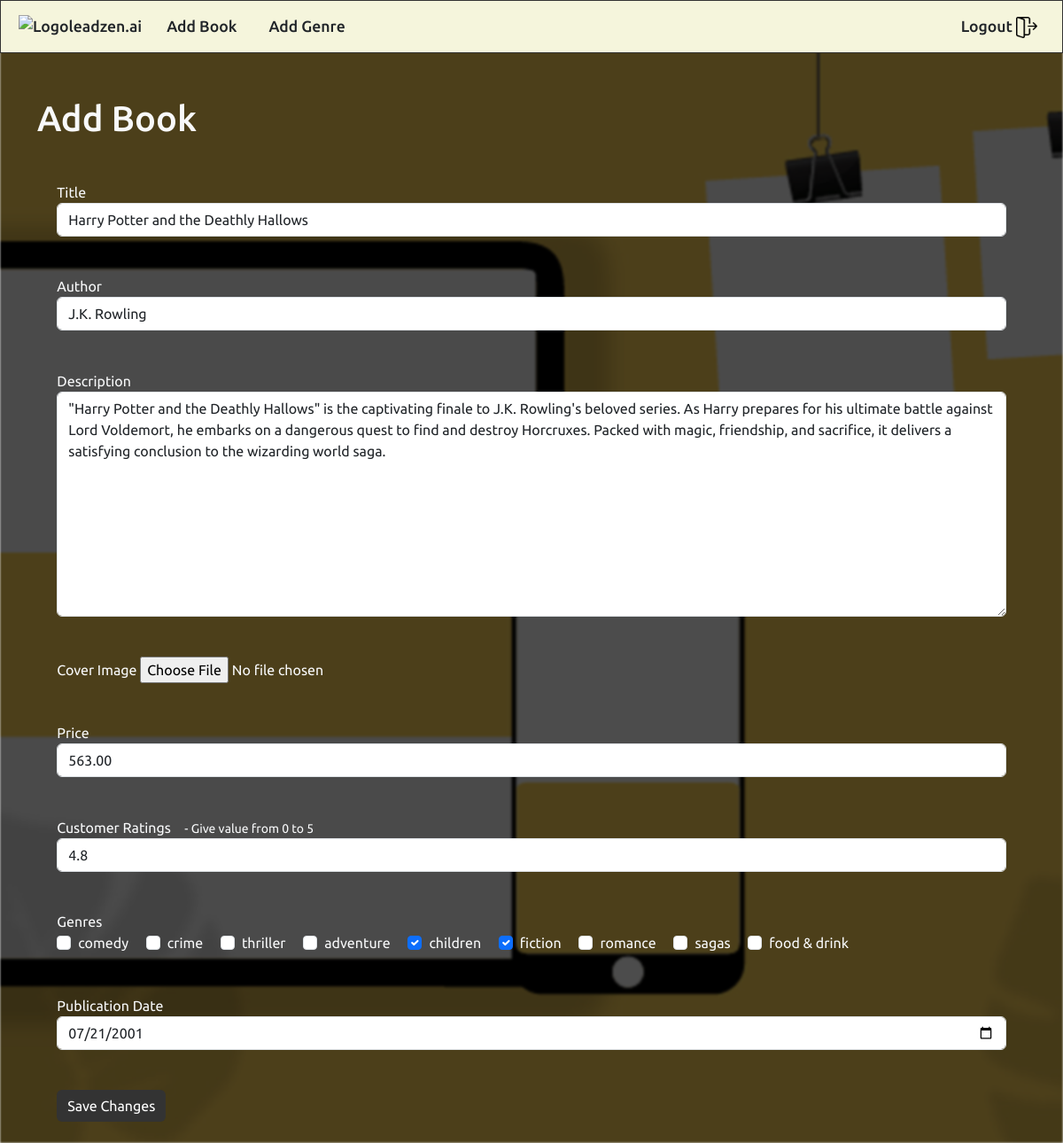
/edit_book/8/ (signed in), run on the app's committed database.
### main/models.py (models this page shows, shortened)
class Book(models.Model):
    title = models.CharField(max_length=100)
    author = models.CharField(max_length=100)
    description = models.TextField()
    cover_image = models.ImageField(upload_to='book_covers/')
    price = models.DecimalField(max_digits=10, decimal_places=2)
    customer_ratings = models.FloatField(validators=[MinValueValidator(0), MaxValueValidator(5)])
    genres = models.ManyToManyField(Genre)
    publication_date = models.DateField()

class Genre(models.Model):
    name = models.CharField(max_length=100)
    def __str__(self):
        return self.name

### main/views.py (the view)
# urls.py: path('edit_book/<int:book_id>/', views.add_book, name='edit_book'),
@login_required
def add_book(request, book_id=None):
    if not request.user.is_superuser:
        return redirect('dashboard')
    genres = Genre.objects.all()
    form_title = 'Add Book'
    submit_button_label = 'Submit'
    if book_id:
        book = get_object_or_404(Book, id=book_id)
        form_title = 'Edit Book'
        submit_button_label = 'Save Changes'
    else:
        book = None
    if request.method == 'POST':
        form = BookForm(request.POST, request.FILES, instance=book)
        if form.is_valid():
            book = form.save(commit=False)
            book.save()
            book.genres.clear()
            genres_selected = request.POST.getlist('genres')
            for genre_id in genres_selected:
                genre = Genre.objects.get(id=genre_id)
                book.genres.add(genre)
            return redirect('dashboard')
    else:
        form = BookForm(instance=book)
    return render(request, 'book_form.html', {'form': form, 'genres': genres, 'form_title': form_title, 'submit_button_label': submit_button_label})

### main/forms.py
class BookForm(forms.ModelForm):
    genres = forms.ModelMultipleChoiceField(
        queryset=Genre.objects.all(),
        widget=forms.CheckboxSelectMultiple(attrs={'class': 'form-check-input'}),
        required=True,
    )
    class Meta:
        model = Book
        fields = '__all__'
        widgets = {
            'title': forms.TextInput(attrs={'class': 'form-control'}),
            'author': forms.TextInput(attrs={'class': 'form-control'}),
            'description': forms.Textarea(attrs={'class': 'form-control'}),
            'cover_image': forms.FileInput(attrs={'class': 'form-control-file'}),
            'price': forms.NumberInput(attrs={'class': 'form-control'}),
            'customer_ratings': forms.NumberInput(attrs={'class': 'form-control'}),
            'publication_date': forms.DateInput(attrs={'class': 'form-control', 'type': 'date'}),
        }

### main/templates/book_form.html (shortened to what this page needs)
{% extends 'base.html' %}
{% block content %}
<div class="container">
    <h1 class="mt-4 mb-4  text-light">Add Book</h1>
    <form method="POST" enctype="multipart/form-data" class="text-light">
        <div class="form-group text-light">
            <label for="{{ form.title.id_for_label }}">Title</label>
            {{ form.title }}
        </div>
        <div class="form-group">
            <label for="{{ form.author.id_for_label }}">Author</label>
            {{ form.author }}
        </div>
        <div class="form-group">
            <label for="{{ form.description.id_for_label }}">Description</label>
            {{ form.description }}
        </div>
        <div class="form-group">
            <label for="{{ form.cover_image.id_for_label }}">Cover Image</label>
            {{ form.cover_image }}
        </div>
        <div class="form-group">
            <label for="{{ form.price.id_for_label }}">Price</label>
            {{ form.price }}
        </div>
        <div class="form-group">
            <label for="{{ form.customer_ratings.id_for_label }}">Customer Ratings &ensp; <small> - Give value from 0 to
                    5</small></label>
            {{ form.customer_ratings }}
        </div>
        <div class="form-group">
            <label for="{{ form.genres.id_for_label }}">Genres</label>
            <br>
            {% for genre in form.genres %}
            <div class="form-check form-check-inline">
                {{ genre.tag }}
                <label class="form-check-label" for="{{ genre.id_for_label }}">{{ genre.choice_label }}</label>
            </div>
            {% endfor %}
        </div>
        <div class="form-group">
            <label for="{{ form.publication_date.id_for_label }}">Publication Date</label>
            {{ form.publication_date }}
        </div>
        <button type="submit" class="btn btn-primary card-button mb-4">{{ submit_button_label }}</button>
    </form>
</div>
{% endblock %}

### main/static/css/custom.css (style rules this page uses)
body { overflow-x: hidden; font-family: "Ubuntu"; }
.container { margin-top: 50px; }
.card-button { margin: 2%; background-color: #333333; color: #ffffff; border: none; }
.form-group { padding: 2%; }

### data on the page
Book: title "Harry Potter and the Deathly Hallows", author "J.K. Rowling", description "\"Harry Potter and the Deathly Hallows\" is the captivating finale to J.K. Rowling's beloved series. As Harry prepares for his ultimate battle against Lord Voldemort, he embarks on a dangerous quest to find and destroy Horcruxes. Packed with magic, friendship, and sacrifice, it delivers a satisfying conclusion to the wizarding world saga.", price "563.00", customer_ratings "4.8", publication_date "07/21/2001"
Genre: choice_label "comedy"
Genre: choice_label "crime"
Genre: choice_label "thriller"
Genre: choice_label "adventure"
Genre: choice_label "children"
Genre: choice_label "fiction"
Genre: choice_label "romance"
Genre: choice_label "sagas"
Genre: choice_label "food & drink"

### other printed values
{{ submit_button_label }} "Save Changes"
